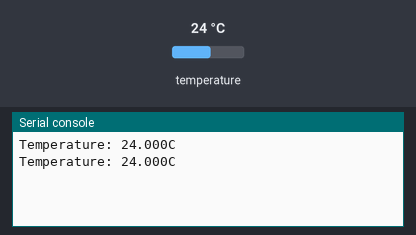
Simulated run of this program. Board: Raspberry Pi Pico running CircuitPython. Parts: the last lines printed to the serial console. The inputs (shaded band) are chosen by the test bench; at power-on: temperature 24 °C.

Above: at 1.2 s.
1.3 s: temperature set to 12 °C
At 2.6 s:
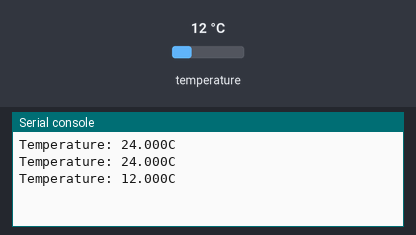
2.8 s: temperature set to 19 °C
At 3.8 s:
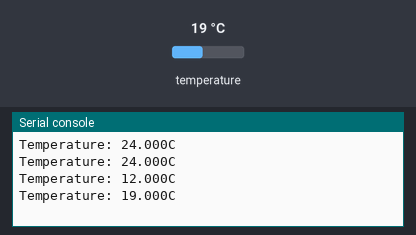
Timing chart, 0 to 5.8 s (numbered marks = the images above; inputs shaded):
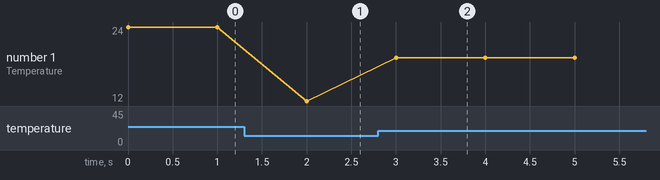

The program:

temp.py
```python
import time
import board
import digitalio
import busio
import adafruit_max31865

# Initialize SPI bus and chip select pin
spi = busio.SPI(clock=board.GP10, MOSI=board.GP11, MISO=board.GP12)  # Specify SPI pins explicitly
cs = digitalio.DigitalInOut(board.GP13)  # Chip select pin for the MAX31865

# Initialize the sensor
sensor = adafruit_max31865.MAX31865(spi, cs, wires=3, rtd_nominal=100, ref_resistor=430.0)

while True:
    # Read temperature
    temp = sensor.temperature
    print("Temperature: {0:0.3f}C".format(temp))
    time.sleep(1.0)
```

Measured:
- after the input at 1.3 s, the serial console: prints a new line after 0.70 s (image 1)
- after the input at 2.8 s, the serial console: prints a new line after 0.20 s (image 2)
- plotted number 1: 24 → 12 after the input at 1.3 s, 12 → 19 after the input at 2.8 s
